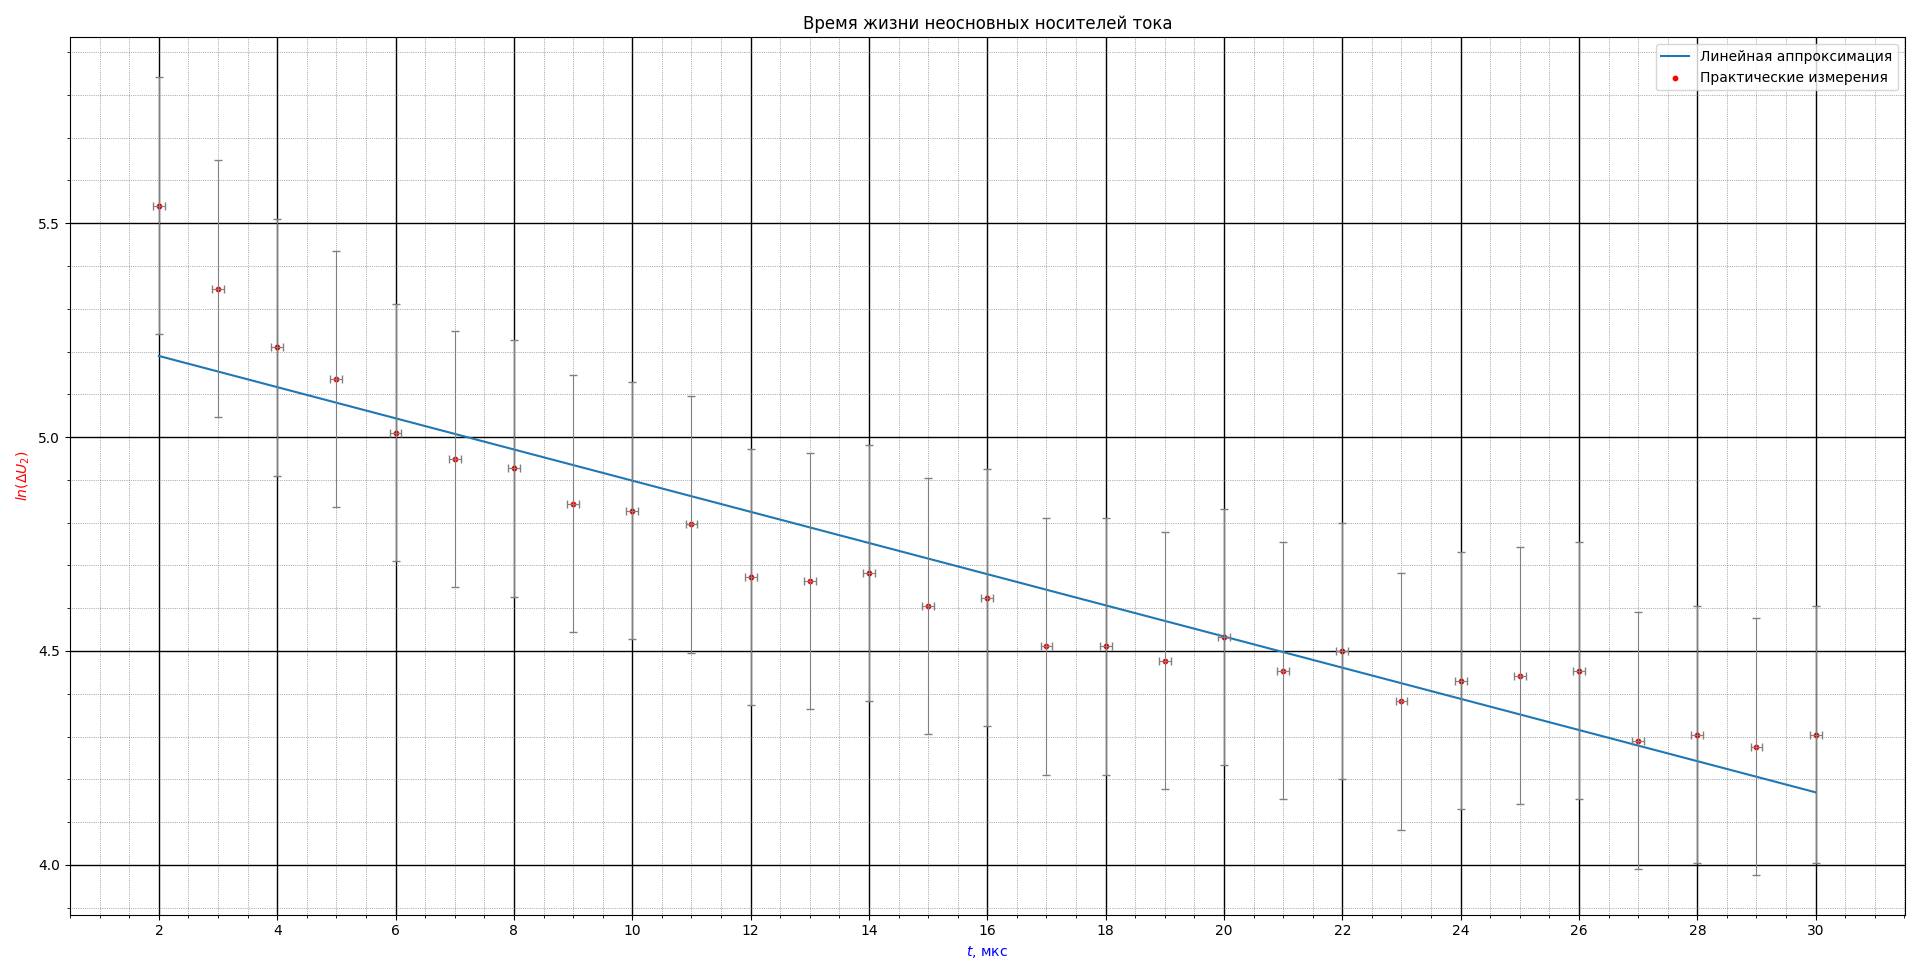

Write Python code to recreate this figure.
import matplotlib.pyplot as plt
import matplotlib.ticker as ticker
import numpy as np

x = [2, 3, 4, 5, 6, 7, 8, 9, 10, 11, 12, 13, 14, 15, 16, 17, 18, 19, 20, 21, 22, 23, 24, 25, 26, 27, 28, 29, 30]		# первый столбец - y
y_ = [255, 210, 183, 170, 150, 141, 138, 127, 125, 121, 107, 106, 108, 100, 102, 91, 91, 88, 93, 86, 90, 80, 84, 85, 86, 73, 74, 72, 74]			# второй стобец - x

y = []
for i in y_:
    y.append(np.log(i))

p = np.polyfit(x, y, 1)				# создание полинома первой степени - апроксимация
ya = np.polyval(p, x)				# координаты y для полинома

fig = plt.figure() 					# тело графика
plt.title ("Время жизни неосновных носителей тока")	    # название графика
plt.xlabel(r"$t$, мкс", fontsize=10, color='blue')		# ось абсцисс (x)
plt.ylabel(r"$ln(\Delta U_2)$", fontsize=10, color='red') 		# ось ординат (y)
plt.grid(True)                                # включение отображения стандартой сетки
plt.plot(x, ya, label='Линейная аппроксимация')        # график - апрокимация (прямая)

ax = fig.gca()          # возвращает текущую систему координат, not off

# ax.set_xticks(np.arange(100, 300, 10))        # задание сетки по х (от, до, шаг)
# ax.set_yticks(np.arange(0, 12, 1))            # задание сетки по y (от, до, шаг)

plt.scatter(x, y, s = 10, c='red', marker="o", alpha = 1, label='Практические измерения')     # отображение точек
plt.legend()   			# Отобразить легенду - label
plt.errorbar(x, y, xerr=0.1, yerr=0.3, markersize=40, linestyle='none', ecolor='grey', elinewidth=0.8, capsize=3, capthick=1)       # отобразить погрешности

# #  Устанавливаем интервал основных и вспомогательных делений:
ax.xaxis.set_major_locator(ticker.MultipleLocator(2))
ax.xaxis.set_minor_locator(ticker.MultipleLocator(0.5))
ax.yaxis.set_major_locator(ticker.MultipleLocator(0.5))
ax.yaxis.set_minor_locator(ticker.MultipleLocator(0.1))

# #  Добавляем линии основной сетки:
ax.grid(which='major', color = 'k', linewidth = 1)

#  Включаем видимость вспомогательных делений:
ax.minorticks_on()
#
#  Вид вспомогательной сетки:
ax.grid(which='minor', color = 'dimgrey', linestyle = ':', linewidth = 0.5)
#
plt.show()



# https://pyprog.pro/mpl/mpl_short_guide.html
# https://devpractice.ru/matplotlib-lesson-1-quick-start-guide/
# https://python-scripts.com/matplotlib#1
# https://pyprog.pro/mpl/mpl_adding_a_line.html
